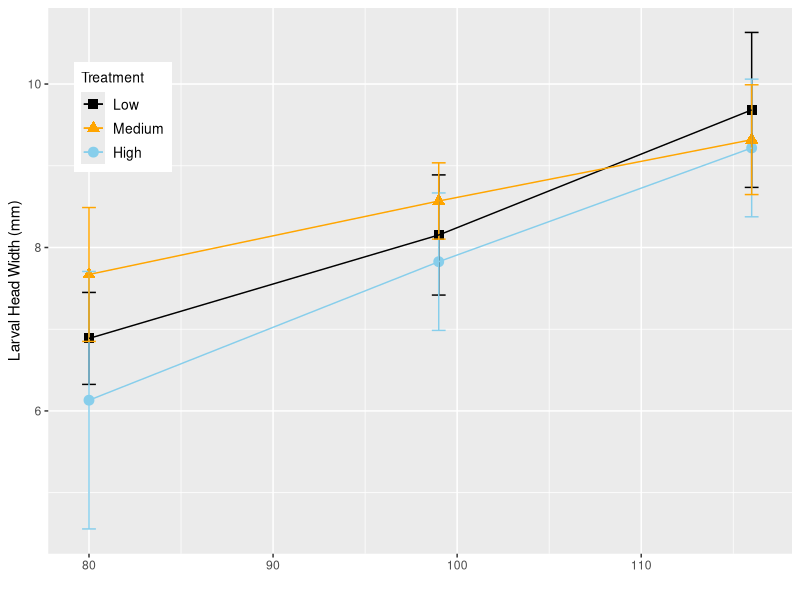
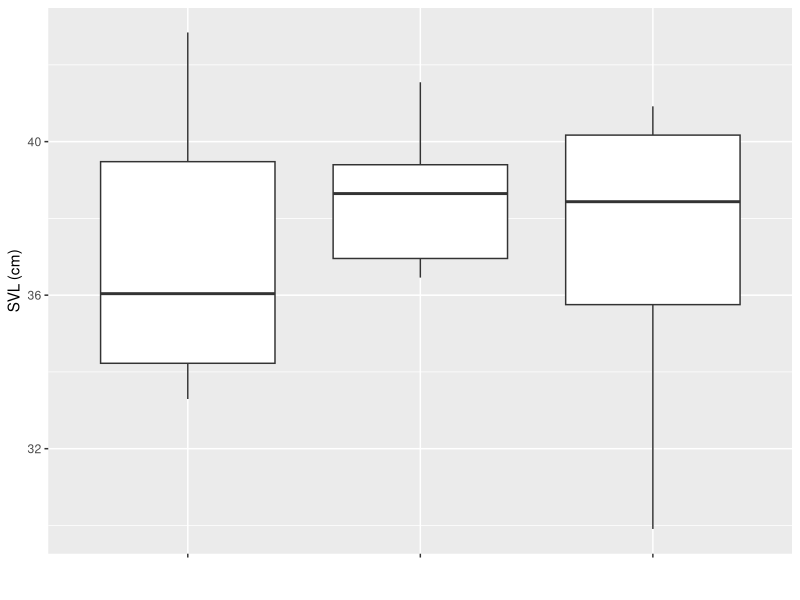
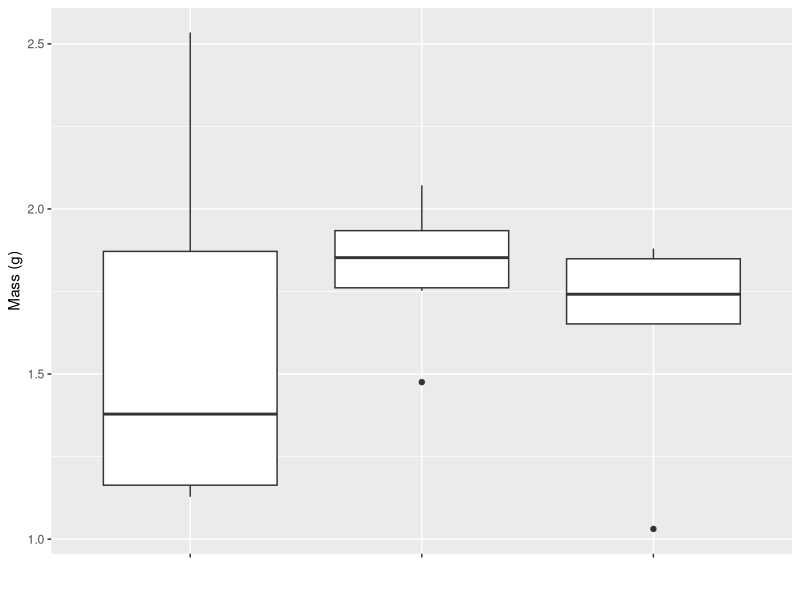
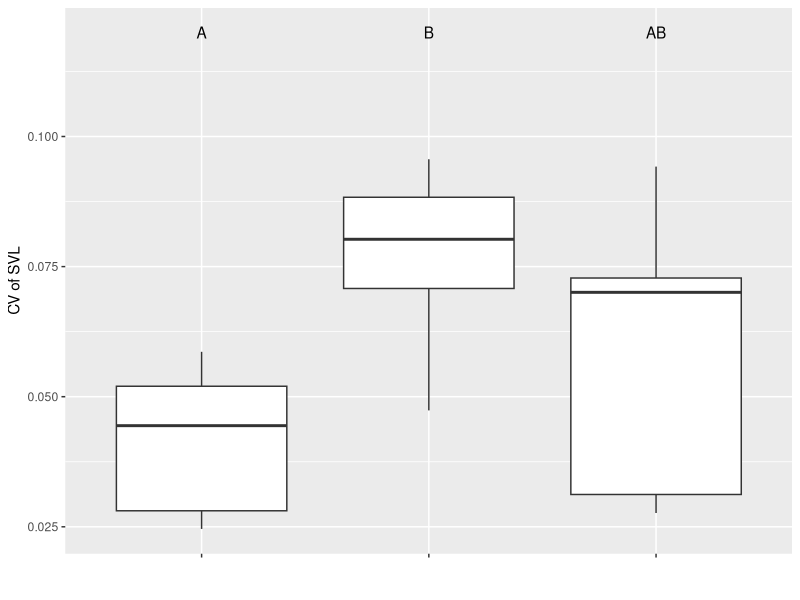
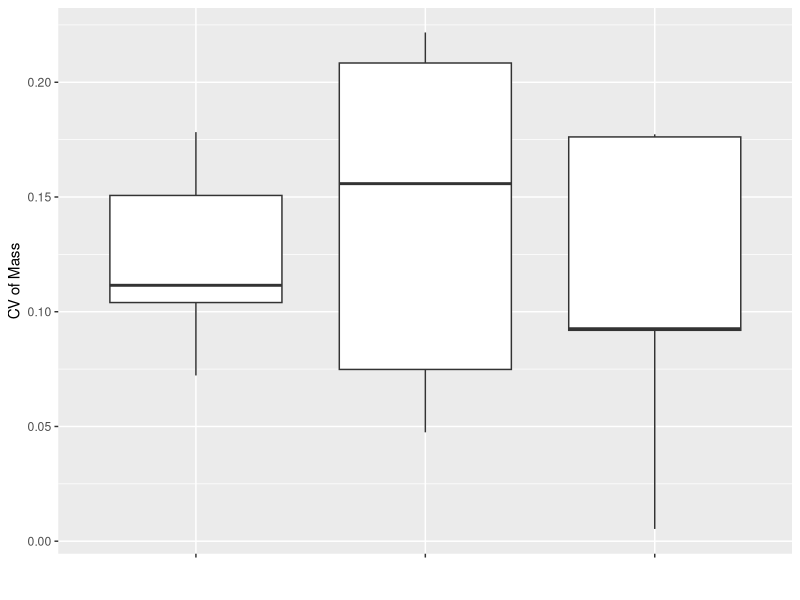
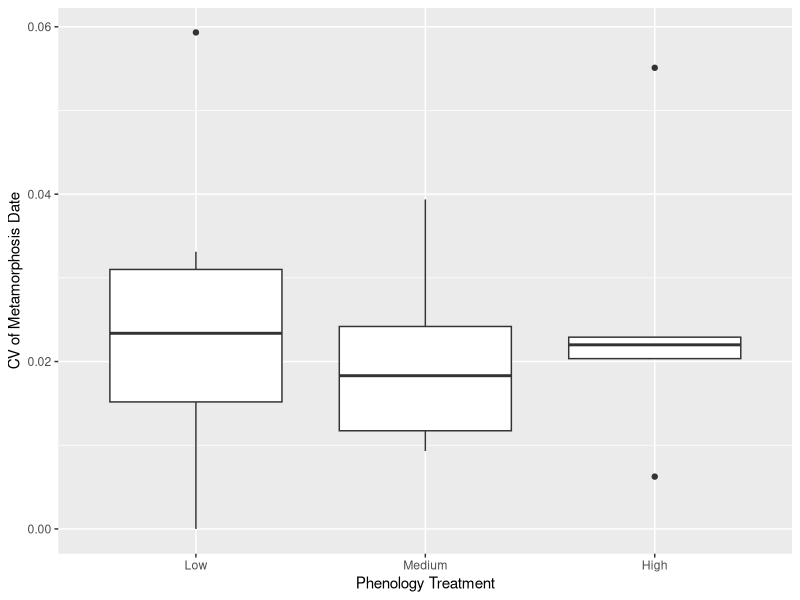
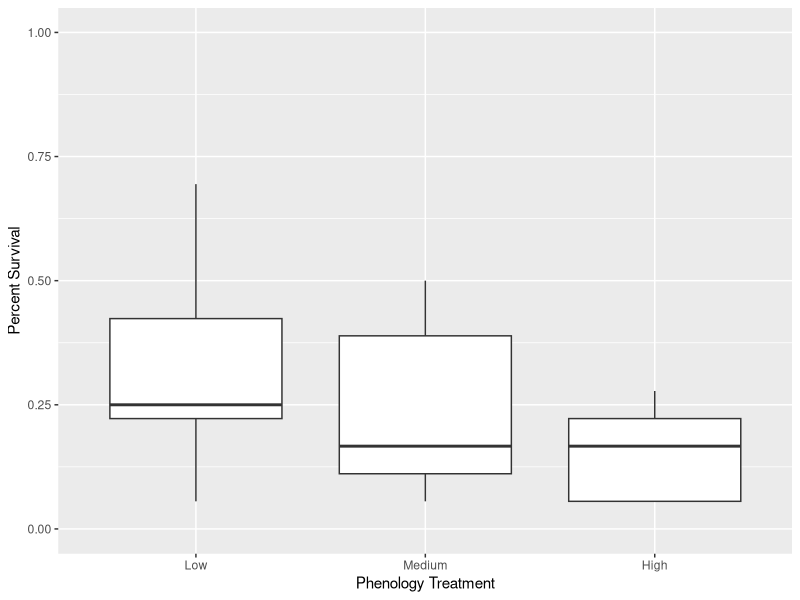
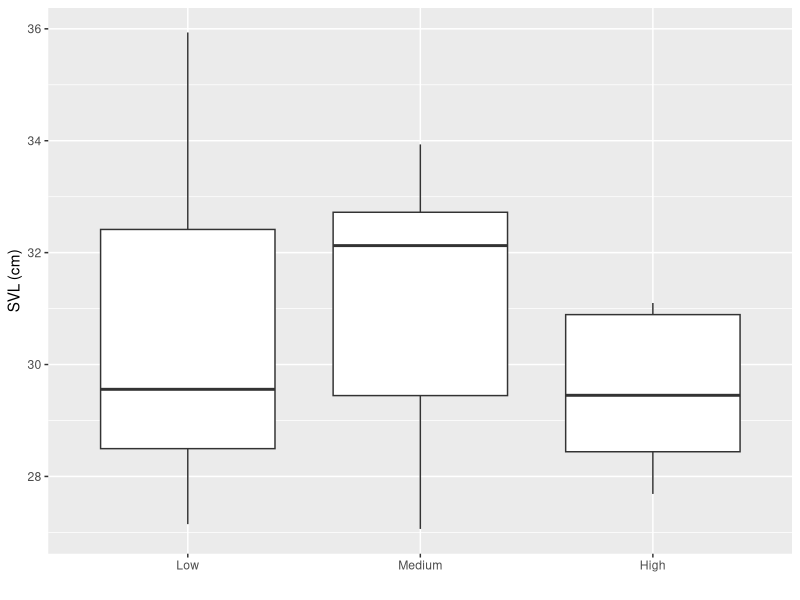

Write R code to recreate these figures, in order. (Note: this script raises an error after producing the figures.)
###Phenological Variation in Ringed Salamanders###

#set working directory
setwd("C:/Users/Tom/Documents/GitRepos/AnnulatumPhenologicalVariation/")

#clear workspace
rm(list=ls())

#load necessary packages
library(dplyr)
library(tidyr)
library(ggplot2)
library(car)
library(vegan)
library(cowplot)
library(nlme)
library(emmeans)
library(lme4)

#Make function to change dates
extrdate<-function(dat,name){
  dat$Year<-as.numeric(format(as.Date(as.character(dat[,name]),"%m/%d/%Y"),"%Y"))
  dat$Month<-as.numeric(format(as.Date(as.character(dat[,name]),"%m/%d/%Y"),"%m"))
  dat$Day<-as.numeric(format(as.Date(as.character(dat[,name]),"%m/%d/%Y"),"%d"))
  dat$Jdate<-as.numeric(format(as.Date(as.character(dat[,name]),"%m/%d/%Y"),"%j"))
  return(dat)
}

#load data
meta_size<-read.csv("Data/metamorph_size.csv",na.strings = c("-"))
larv_size <- read.csv("Data/larval_size.csv")
tank_key<-read.csv("Data/tank_key.csv",na.strings = c("-"))
larv_surv<-read.csv("Data/larval_survival.csv",na.strings = c("-"))
chla<-read.csv("Data/chla.csv")
zoop<-read.csv("Data/zooplankton.csv")

#Combine and extract relevant
meta_size<-merge(meta_size,tank_key,all=T,by="Tank")
larv_surv<-merge(larv_surv,tank_key,by="Tank")
chla<-merge(chla,tank_key,by.x="Sample",by.y="Tank")

#extract month, day, year information and add Julian date column
meta_size<-extrdate(meta_size,name="Date")
larv_size<-extrdate(larv_size,name="Date")
larv_surv<-extrdate(larv_surv,name="Date")
chla<-extrdate(chla,name="DateCollected")
zoop<-extrdate(zoop,name="Date_Sampled")

#Attach larval counts at end of experiment to rest of data to calculate survival
meta_size<-bind_rows(meta_size,larv_surv)

#Calculate quantity of metamorphs 
meta_size$Quantity<-ifelse(is.na(meta_size$Quantity),1,meta_size$Quantity)

# Annulatum Larval Results ------------------------------------------------

#Take the average, sd and cv of each tank for larval size
larvdat<-larv_size%>%
  group_by(Tank,Treatment,Jdate,Date)%>%
  summarise(meanHW=mean(HW,na.rm=T),sdHW=sd(HW,na.rm=T),cvHW=sdHW/meanHW)

#take the treatment average, sd of each quantity above to plot means +/- SD
larv_plotdat<-larvdat%>%
  group_by(Treatment,Jdate,Date)%>%
  summarise(mean_mean=mean(meanHW,na.rm=T),mean_sd=mean(sdHW,na.rm=T),mean_cv=mean(cvHW,na.rm=T),
            sd_mean=sd(meanHW,na.rm=T),sd_sd=sd(sdHW,na.rm=T),sd_cv=sd(cvHW,na.rm=T))

#generate error bars for both mean and CV of head width
lim.mean<-aes(ymax=larv_plotdat$mean_mean+larv_plotdat$sd_mean,ymin=larv_plotdat$mean_mean-larv_plotdat$sd_mean)
lim.cv<-aes(ymax=larv_plotdat$mean_cv+larv_plotdat$sd_cv,ymin=larv_plotdat$mean_cv-larv_plotdat$sd_cv)

#Plot mean larval head width
mean.pl<-ggplot(larv_plotdat,aes(Jdate,mean_mean,shape=Treatment,group=Treatment,color=Treatment,shape=Treatment))+
  geom_point(size=3)+geom_errorbar(lim.mean,width=0.75)+
  geom_line()+labs(y="Larval Head Width (mm)",x="")+
  scale_color_manual(values=c("black","orange","skyblue"),breaks=c("one_date","three_dates","six_dates"),labels=c("Low","Medium","High"))+
  theme(legend.position=c(0.1,0.8),legend.text=element_text(size=10),legend.title=element_text(size=10))+
  scale_shape_manual(values=c(15,17,19),breaks=c("one_date","three_dates","six_dates"),labels=c("Low","Medium","High"))
mean.pl

#Plot CV of larval head width
cv.pl<-ggplot(larv_plotdat,aes(Jdate,mean_cv,shape=Treatment,group=Treatment,color=Treatment))+
  geom_point(size=3)+
  geom_errorbar(lim.cv,width=0.75)+
  geom_line()+
  labs(y="CV of Larval HW",x="Julian Date")+
  theme(legend.position = "none")+
  scale_color_manual(values=c("black","orange","skyblue"))+
  scale_shape_manual(values=c(15,17,19),breaks=c("one_date","three_dates","six_dates"),labels=c("Low","Medium","High"))

#save plot as .tiff file
tiff("Results/Fig1.tiff",height=7,width=3.5,units="in",res=600,compression=c("lzw"))
plot_grid(mean.pl,cv.pl,ncol=1,labels=c("A","B"),align="hv")
dev.off()

#Analyze Growth Rates
growthmod<-lme(meanHW~Treatment*Jdate,random=~Jdate|Tank,data=larvdat,na.action=na.omit)
summary(growthmod)
Anova(growthmod,type =3, test.statistic="F")

cvmod<-lme(cvHW~Treatment+Jdate,random=~Jdate|Tank,data=larvdat,na.action=na.omit)
summary(cvmod)
Anova(cvmod,test.statistic="F")


# Annulatum Metamorph Results ---------------------------------------------

#Aggregate annulatum metamorphosis data
aman_dat<-meta_size%>%
  filter(Species=="AMAN",Treatment!="Control")%>%
  group_by(Treatment,Tank)%>%
  summarise(SVL_mean=mean(SVL*10,na.rm=T),Mass_mean=mean(Mass,na.rm=T),Day_mean=mean(Jdate,na.rm=T),
            SVL_sd=sd(SVL*10,na.rm=T),Mass_sd=sd(Mass,na.rm=T),Day_sd=sd(Jdate,na.rm=T),
            SVL_cv=SVL_sd/SVL_mean,Mass_cv=Mass_sd/Mass_mean,Day_cv=Day_sd/Day_mean,
            Quantity=sum(Quantity,na.rm=T))%>%
  complete(Tank)
aman_dat$Quantity<-ifelse(is.na(aman_dat$Quantity),0,aman_dat$Quantity)

#plot annulatum data by treatment
aa.svl.pl<-ggplot(aman_dat,aes(Treatment,SVL_mean))+
  geom_boxplot()+labs(y="SVL (cm)",x="")+
  scale_x_discrete(labels=c("","",""));aa.svl.pl
aa.mass.pl<-ggplot(aman_dat,aes(Treatment,Mass_mean))+
  geom_boxplot()+
  labs(y="Mass (g)",x="")+
  scale_x_discrete(labels=c("","",""));aa.mass.pl
aa.svlcv.pl<-ggplot(aman_dat,aes(Treatment,SVL_cv))+
  geom_boxplot()+
  labs(y="CV of SVL",x="")+
  scale_x_discrete(labels=c("","",""))+
  annotate(geom="text",x=c(1,2,3),y=0.12,label=c("A","B","AB"));aa.svlcv.pl
aa.masscv.pl<-ggplot(aman_dat,aes(Treatment,Mass_cv))+
  geom_boxplot()+
  labs(y="CV of Mass",x="")+
  scale_x_discrete(labels=c("","",""));aa.masscv.pl
aa.day.pl<-ggplot(aman_dat,aes(Treatment,Day_cv))+
  geom_boxplot()+
  labs(y="CV of Metamorphosis Date",x="Phenology Treatment")+
  scale_x_discrete(labels=c("Low","Medium","High"));aa.day.pl
aa.surv.pl<-ggplot(aman_dat,aes(Treatment,Quantity/36))+
  geom_boxplot()+lims(y=c(0,1))+
  labs(y="Percent Survival",x="Phenology Treatment")+
  scale_x_discrete(labels=c("Low","Medium","High"));aa.surv.pl

#save plot as .tiff file
tiff("Results/Fig2.tiff",res=600,height=10.5,width=7,units="in",compression=c("lzw"))
plot_grid(aa.svl.pl,aa.svlcv.pl,aa.mass.pl,aa.masscv.pl,aa.surv.pl,aa.day.pl,
          ncol=2,align="hv",labels=LETTERS[1:6])
dev.off()

#Annulatum analysis
svl.mod<-lm(SVL_mean~Treatment,data=aman_dat)
svlcv.mod<-lm(SVL_cv~Treatment,data=aman_dat)
mass.mod<-lm(Mass_mean~Treatment,data=aman_dat)
masscv.mod<-lm(Mass_cv~Treatment,data=aman_dat)
daycv.mod<-lm(Day_cv~Treatment,data=aman_dat)
surv.mod<-glmer(cbind(Quantity,36-Quantity)~Treatment+(1|Tank),data=aman_dat,binomial)
Anova(svl.mod)
Anova(svlcv.mod)
Anova(mass.mod)
Anova(masscv.mod)
Anova(daycv.mod)
Anova(surv.mod)
summary(svl.mod)
summary(svlcv.mod)
summary(mass.mod)
summary(masscv.mod)
summary(daycv.mod)
summary(surv.mod)

# Prey Results ------------------------------------------------------------

#Calculate prey survival and diversity
surv_wide<-meta_size%>%
  filter(Treatment!="Control")%>%
  group_by(Tank,Species)%>%
  summarise(Quantity=sum(Quantity,na.rm=T))%>%
  spread(key=Species,value = Quantity,fill = "0")
surv_wide<-sapply(as.data.frame(surv_wide),as.numeric)
AMSP<-surv_wide[,"AMMA"]+surv_wide[,"AMTE"]
surv_wide<-as.data.frame(cbind(surv_wide,AMSP))
surv_wide$Diversity<-diversity(surv_wide[,c("BUAM","PSFE","RASP","HYLA","AMSP")])
surv_wide$Richness<-apply(surv_wide[,c("BUAM","PSFE","RASP","HYLA","AMSP")],1,function(x){sum(x>0)})

#merge with larval and metamorph annulatum data
all_wide<-merge(surv_wide,tank_key,by="Tank")
all_wide<-merge(all_wide,aman_dat[,c('Tank','Treatment','SVL_mean','Day_mean')],by=c("Tank","Treatment"),all=T)
all_wide<-merge(all_wide,larvdat[larvdat$Jdate==80,c("Tank","meanHW")],by="Tank",all=T)

#calculate survival
all_wide$TotalSurvival<-rowSums(all_wide[,c("AMSP","BUAM","PSFE","HYLA","RASP")],na.rm=T)
all_wide$TotalInitial<-rowSums(all_wide[,c("InitialAMMA","InitialBUAM","InitialPSFE","InitialHYLA","InitialRASP")],na.rm=T)
all_wide$PercentSurvival<-all_wide$TotalSurvival/all_wide$TotalInitial

#Analyze total survival of amphiban prey
totsurv.mod<-glmer(cbind(TotalSurvival,TotalInitial-TotalSurvival)~Treatment*meanHW+AMAN+(1|Tank),data=all_wide,family=binomial)
Anova(totsurv.mod)
pairs(emmeans::emmeans(totsurv.mod,specs="Treatment"))

#re-run model ignoring potential outlier HW value
summary(update(totsurv.mod,subset=c(meanHW>5)))
Anova(update(totsurv.mod,subset=c(meanHW>5)))

#Analyze survival and diversity with predator size
div.size<-lm(Diversity~Treatment+meanHW,data=all_wide)
Anova(div.size)
summary(div.size)

#re-run model ignoring potential outlier HW value
summary(update(div.size,subset=c(meanHW>5)))

#Plot overall survival and diversity relationships
surv.trt.pl<-ggplot(all_wide,aes(Treatment,PercentSurvival))+
  geom_boxplot()+
  labs(y="Total Prey Percent Survival",x="")+
  scale_x_discrete(labels=c("Low","Medium","High"),breaks=c("1 date","3 dates","6 dates"))
surv.hw.pl<-ggplot(all_wide,aes(meanHW,PercentSurvival,group=Treatment))+
  geom_smooth(method = "glm", method.args = list(family = "binomial"),aes(color=Treatment),size=2,se=F)+
  geom_point(aes(shape=Treatment,color=Treatment),size=3)+
  labs(x="Mean Larval HW (mm)",y="")+
  scale_shape_manual(name="Treatment",label=c("Low","Medium","High"),values=c(15,17,19))+
  scale_color_manual(name="Treatment",label=c("Low","Medium","High"),values=c("black","orange","skyblue"))+
  theme(legend.position=c(0.7,0.8),legend.text=element_text(size=10),legend.title=element_text(size=10))
surv.aman.pl<-ggplot(all_wide,aes(AMAN,PercentSurvival))+
  geom_point(aes(shape=Treatment,color=Treatment),size=3)+
  geom_smooth(method = "glm", method.args = list(family = "binomial"),color="black",size=2,se=F)+
  labs(x=expression("Number of "~italic(A.~annulatum)),y="")+
  scale_shape_manual(name="Treatment",label=c("Low","Medium","High"),values=c(15,17,19))+
  scale_color_manual(values=c("black","orange","skyblue"),name="Treatment",label=c("Low","Medium","High"))+
  theme(legend.position="none")
div.trt.pl<-ggplot(all_wide,aes(Treatment,Diversity))+
  geom_boxplot()+
  labs(y="Shannon Diversity",x="Treatment")+
  scale_x_discrete(labels=c("Low","Medium","High"),breaks=c("1 date","3 dates","6 dates"))+
  lims(y=c(0,1.5))
div.hw.pl<-ggplot(all_wide,aes(meanHW,Diversity))+
  geom_point(aes(shape=Treatment,color=Treatment),size=3)+
  geom_smooth(method = "lm",color="black",size=2,se=F)+
  scale_shape_manual(values=c(15,17,19))+
  scale_color_manual(values=c("black","orange","skyblue"))+
  labs(x="Mean Larval HW (mm)",y="")+
  lims(y=c(0,1.5))+theme(legend.position="none")

#generate survival summary data for each species for plotting
surv_dat<-all_wide%>%
  mutate(PerSurv_BUAM=BUAM/InitialBUAM,
         PerSurv_PSFE=PSFE/InitialPSFE,
         PerSurv_HYLA=HYLA/InitialHYLA,
         PerSurv_RASP=RASP/InitialRASP,
         PerSurv_AMSP=AMSP/InitialAMMA)%>%
  dplyr::select(Tank,Treatment,PerSurv_BUAM:PerSurv_AMSP)%>%
  gather(Species,Survival,PerSurv_BUAM:PerSurv_AMSP)

#generate color palette
cbbPalette <- c("#E69F00", "#56B4E9", "#009E73", "#F0E442", "#0072B2")
preysurv<-ggplot(surv_dat,aes(Treatment,Survival,fill=Species))+
  geom_boxplot()+
  labs(y="Percent Survival",x="Treatment")+
  lims(y=c(0,0.75))+
  scale_fill_manual(values=cbbPalette,name="",labels=c("AMSP","ANAM","HYLA","PSFE","RASP"))+
  theme(legend.position = c(x=0.01,y=0.9),legend.direction = "horizontal",legend.text=element_text(size=10),legend.title=element_text(size=10))+
  scale_x_discrete(labels=c("Low","Medium","High"),limits=c("1 date","3 dates","6 dates"))+
  guides(fill=guide_legend(nrow=2,byrow=TRUE))

#save plot as .tiff file
tiff("Results/Fig3.tiff",height=7,width=9,units="in",compression=c("lzw"),res=600)
plot_grid(surv.trt.pl,surv.hw.pl,surv.aman.pl,preysurv,div.trt.pl,div.hw.pl,
          align="hv",labels=c(LETTERS[1:6]),ncol=3,hjust=-2)
dev.off()

#Ambystoma analysis
amsp_dat<-meta_size%>% 
  filter(Species%in%c("AMMA","AMTE") & Treatment !="Control")%>%
  group_by(Treatment,Tank)%>%
  summarise(SVL_mean=mean(SVL*10,na.rm=T),Mass_mean=mean(Mass,na.rm=T),Day_mean=mean(Jdate,na.rm=T),
            SVL_sd=sd(SVL*10,na.rm=T),Mass_sd=sd(Mass,na.rm=T),Day_sd=sd(Jdate,na.rm=T),
            SVL_cv=SVL_sd/SVL_mean,Mass_cv=Mass_sd/Mass_mean,Day_cv=Day_sd/Day_mean,
            Quantity=sum(Quantity,na.rm=T))%>%
  complete(Tank)

#combine with annulatum data
amsp_dat<-merge(amsp_dat,all_wide[,c("Tank","AMAN","meanHW")],by="Tank")

#Analyze Ambystoma sp. responses
amsp.svl<-lm(SVL_mean~Treatment,data=amsp_dat)
amsp.mass<-lm(Mass_mean~Treatment,data=amsp_dat)
amsp.day<-lm(Day_mean~Treatment,data=amsp_dat)
amsp.surv<-glmer(cbind(AMSP,InitialAMMA-AMSP)~Treatment*meanHW+AMAN+(1|Tank),data=all_wide,family=binomial)
rbind(Anova(amsp.svl),Anova(amsp.mass),Anova(amsp.day))
Anova(amsp.svl)
Anova(amsp.mass)
Anova(amsp.day)
Anova(amsp.surv)

summary(amsp.svl)
summary(amsp.mass)
summary(amsp.day)
summary(amsp.surv)

#Plot Ambystoma responses in relation to phenology treatments
am.svl.pl<-ggplot(amsp_dat,aes(Treatment,SVL_mean))+
  geom_boxplot()+labs(y="SVL (cm)",x="")+
  scale_x_discrete(breaks=c("1 date","3 dates","6 dates"),labels=c("Low","Medium","High"));am.svl.pl
am.mass.pl<-ggplot(amsp_dat,aes(Treatment,Mass_mean))+
  geom_boxplot()+
  labs(y="Mass (g)",x="")+
  scale_x_discrete(breaks=c("1 date","3 dates","6 dates"),labels=c("Low","Medium","High"));am.mass.pl
am.day.pl<-ggplot(amsp_dat,aes(Treatment,Day_mean))+
  geom_boxplot()+
  labs(y="Date of Metamorphosis",x="")+
  scale_x_discrete(breaks=c("1 date","3 dates","6 dates"),labels=c("Low","Medium","High"));am.day.pl
am.surv.pl<-ggplot(amsp_dat,aes(Treatment,Quantity/45))+
  geom_boxplot()+
  labs(y="Percent Survival")+
  scale_x_discrete(breaks=c("1 date","3 dates","6 dates"),labels=c("Low","Medium","High"));am.surv.pl

#save plot as .tiff file
tiff("Results/FigA1.tiff",res=600,height=7,width=7,units="in",compression=c("lzw"))
plot_grid(am.svl.pl,am.mass.pl,am.day.pl,am.surv.pl,align="hv",labels=LETTERS[1:4])
dev.off()

#Plot Ambystoma responses in relation to annulatum density and size
fig4a<-ggplot(amsp_dat,aes(AMAN,Quantity/45))+
  geom_point(aes(shape=Treatment,color=Treatment),size=3)+lims(y=c(0,1))+
  geom_smooth(method="glm",method.args = list(family = "binomial"),se=F,color="black")+
  labs(y="Percent Survival",x=expression("Number of surviving"~italic(A.~annulatum)))+
  scale_shape_manual(values=c(15,17,19),breaks=c("1 date","3 dates","6 dates"),labels=c("Low","Medium","High"))+
  scale_color_manual(values=c("black","orange","skyblue"),name="Treatment",label=c("Low","Medium","High"),breaks=c("1 date","3 dates","6 dates"))+
  theme(legend.position=c(0.7,0.8),legend.text=element_text(size=10),legend.title=element_text(size=10))
fig4b<-ggplot(amsp_dat,aes(meanHW,Quantity/45))+
  geom_point(aes(shape=Treatment,color=Treatment),size=3)+lims(y=c(0,1))+
  geom_smooth(method="glm",method.args = list(family = "binomial"),se=F,aes(color=Treatment))+
  labs(y="",x="Mean Larval HW (mm)")+
  scale_shape_manual(values=c(15,17,19),breaks=c("1 date","3 dates","6 dates"),labels=c("Low","Medium","High"))+
  scale_color_manual(values=c("black","orange","skyblue"),name="Treatment",label=c("Low","Medium","High"),breaks=c("1 date","3 dates","6 dates"))+
  theme(legend.position="none")

#save plot as .tiff file
tiff("Results/Fig4.tiff",res=600,height=3.5,width=7,units="in",compression=c("lzw"))
plot_grid(fig4a,fig4b,ncol=2,labels=c("A","B"))
dev.off()

#RASP data aggregation
rasp_dat<-meta_size%>% 
  filter(Species=="RASP")%>%
  group_by(Treatment,Tank)%>%
  summarise(SVL_mean=mean(SVL*10,na.rm=T),Mass_mean=mean(Mass,na.rm=T),Day_mean=mean(Jdate,na.rm=T),
            SVL_sd=sd(SVL*10,na.rm=T),Mass_sd=sd(Mass,na.rm=T),Day_sd=sd(Jdate,na.rm=T),
            SVL_cv=SVL_sd/SVL_mean,Mass_cv=Mass_sd/Mass_mean,Day_cv=Day_sd/Day_mean,
            Quantity=sum(Quantity,na.rm=T))%>%
  complete(Tank)

#merge with annulatum data
rasp_dat<-merge(rasp_dat,all_wide[,c("Tank","AMAN","meanHW")],by="Tank")

#Plot RASP data
rs.svl.pl<-ggplot(rasp_dat,aes(Treatment,SVL_mean))+
  geom_boxplot()+
  labs(y="SVL (mm)",x="")+
  scale_x_discrete(breaks=c("1 date","3 dates","6 dates"),labels=c("Low","Medium","High"));rs.svl.pl
rs.mass.pl<-ggplot(rasp_dat,aes(Treatment,Mass_mean))+
  geom_boxplot()+
  labs(y="Mass (g)",x="")+
  scale_x_discrete(breaks=c("1 date","3 dates","6 dates"),labels=c("Low","Medium","High"));rs.mass.pl
rs.day.pl<-ggplot(rasp_dat,aes(Treatment,Day_mean))+
  geom_boxplot()+
  labs(y="Date of Metamorphosis",x="Treatment")+
  scale_x_discrete(breaks=c("1 date","3 dates","6 dates"),labels=c("Low","Medium","High"));rs.day.pl
rs.surv.pl<-ggplot(rasp_dat,aes(Treatment,Quantity/200))+
  geom_boxplot()+
  labs(y="Percent Survival")+
  scale_x_discrete(breaks=c("1 date","3 dates","6 dates"),labels=c("Low","Medium","High"));rs.surv.pl

#save plot as .tiff file
tiff("Results/FigA2.tiff",res=600,height=7,width=7,units="in",compression=c("lzw"))
plot_grid(rs.svl.pl,rs.mass.pl,rs.day.pl,rs.surv.pl,align="hv",labels=LETTERS[1:4])
dev.off()

#Plot RASP survival in relation to annulatum body size
rasp.aman.pl<-ggplot(all_wide,aes(meanHW,RASP/200))+
  geom_point(aes(shape=Treatment,color=Treatment),size=3)+
  geom_smooth(method="glm",method.args = list(family = "binomial"),se=F,color="black")+
  labs(y="Percent Survival",x="Mean Larval HW (mm)")+
  scale_shape_manual(values=c(15,17,19),breaks=c("1 date","3 dates","6 dates"),labels=c("Low","Medium","High"))+
  scale_color_manual(values=c("black","orange","skyblue"),name="Treatment",label=c("Low","Medium","High"),breaks=c("1 date","3 dates","6 dates"))+
  theme(legend.position=c(0.7,0.8),legend.text=element_text(size=10),legend.title=element_text(size=10))

#save plot as .tiff file
tiff("Results/FigA3.tiff",res=600,height=3.5,width=3.5,units="in",compression=c("lzw"))
rasp.aman.pl
dev.off()

#Analyze RASP responses
rasp.svl<-lm(SVL_mean~Treatment,data=rasp_dat)
rasp.mass<-lm(Mass_mean~Treatment,data=rasp_dat)
rasp.smi<-lm(SMI_mean~Treatment,data=rasp_dat)
rasp.day<-lm(Day_mean~Treatment,data=rasp_dat)
rasp.surv<-glmer(cbind(RASP,InitialRASP-RASP)~Treatment+meanHW+(1|Tank),data=all_wide,family=binomial)
Anova(rasp.svl)
Anova(rasp.mass)
Anova(rasp.day)
Anova(rasp.surv)
#re-run survival to see if HW outlier matters
Anova(update(rasp.surv,subset=c(meanHW>5)))

summary(rasp.svl)
summary(rasp.mass)
summary(rasp.day)
summary(rasp.surv)
#re-run survival to see if HW outlier matters
summary(update(rasp.surv,subset=c(meanHW>5)))

#analyze PSFE survival
psfe.surv<-glmer(cbind(PSFE,InitialPSFE-PSFE)~Treatment+(1|Tank),data=all_wide,family=binomial)
Anova(psfe.surv)

# Plankton Results --------------------------------------------------------

#Phytoplankton plots and analysis
chla.pl<-ggplot(filter(chla),aes(Treatment,log(TotChla_mgL)))+
  geom_boxplot()+
  scale_x_discrete(limits=c("1 date","3 dates","6 dates"),labels=c("Low","Medium","High"))+
  labs(x="",y="log-Chl a (mg/L)");may_chla.pl

#combine with anuran and salamander data
surv_wide$TotAnurans<-rowSums(surv_wide[,c("BUAM","HYLA","PSFE","RASP")])
chla<-merge(surv_wide,chla,by.x=c("Tank"),by.y=c("Sample"),all=T)

#models
chla.mod<-lm(log(TotChla_mgL)~Treatment+AMAN+TotAnurans,data=chla,subset=c(DateCollected=="5/4/2018"))
Anova(chla.mod)
summary(chla.mod)

#combine zoolankton data with salamander data
zoop<-merge(surv_wide,zoop,by="Tank",all=T)

totzoop.pl<-ggplot(zoop,aes(Treatment,log1p(Total.L)))+
  geom_boxplot()+
  scale_x_discrete(limits=c("1 date","3 dates","6 dates"),labels=c("Low","Medium","High"))+
  labs(x="Treatment",y="log-Total Zooplankton (per L)");may_totzoop.pl

#save plot as .tiff file
tiff("Results/FigA5.tiff",res=600,height=7,width=3.5,compression=c("lzw"),units="in")
plot_grid(chla.pl,totzoop.pl,ncol=1,labels=c("A","B"))
dev.off()

#Plankton analysis
tot.logmod<-lm(log1p(Total.L)~Treatment,data=zoop)
Anova(tot.logmod)
summary(tot.logmod)

tot.poismod<-glmer(Total.L~Treatment+(1|Tank),data=zoop,family="poisson")
Anova(tot.poismod)
tot.negbinmod<-glmer.nb(Total.L~Treatment+(1|Tank),data=zoop)
Anova(tot.negbinmod)

# Temporal Overlap --------------------------------------------------------

#Temporal overlap metrics
par(mfrow=c(3,2),mar=c(3,4,0,0))
hist(aman_dat$Day_mean-64)
rasp.ol<-mean(aman_dat$Day_mean-64,na.rm=T)

hist(aman_dat$Day_mean-70)
psfe.ol<-mean(aman_dat$Day_mean-70,na.rm=T)

hist(aman_dat$Day_mean-93)
amsp.ol<-mean(aman_dat$Day_mean-93,na.rm=T)

hist(aman_dat$Day_mean-97)
anam.ol<-mean(aman_dat$Day_mean-97,na.rm=T)

hist(aman_dat$Day_mean-129)
hyla.ol<-mean(aman_dat$Day_mean-129,na.rm=T)
